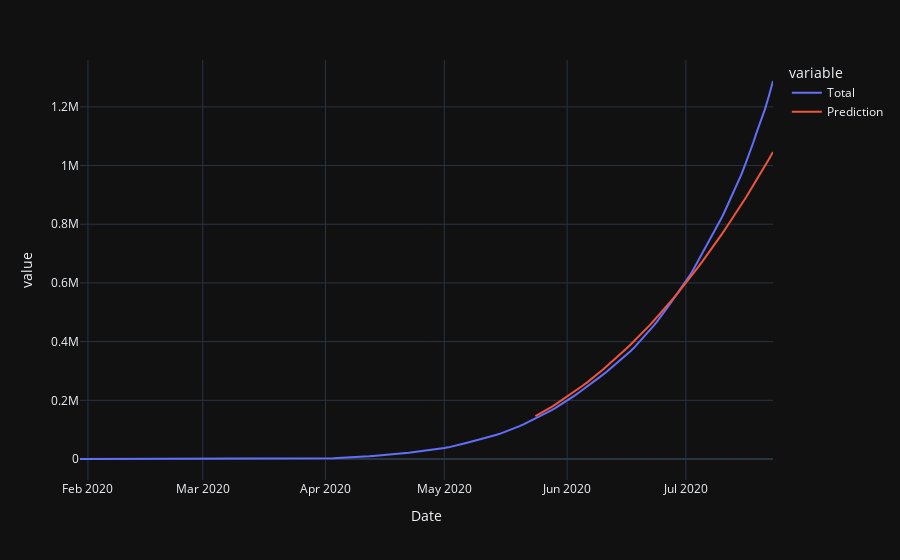

Write notebook code for a chart like this one.
### Code cell
split_date = pd.Timestamp('2020-05-24')
train,test=split_dataframe(split_date)
fig,future_forecast=forecast()
fig

### Figure 1 — Plotly figure (JSON) as saved in the notebook; plotly's stock layout.template omitted (floating-point values rounded to 4 significant figures; data arrays with more than 128 entries replaced by an {"elided": "..."} marker saying what was removed)
{"data": [{"hovertemplate": "variable=Total<br>Date=%{x}<br>value=%{y}<extra></extra>", "legendgroup": "Total", "line": {"color": "#636efa", "dash": "solid"}, "mode": "lines", "name": "Total", "orientation": "v", "showlegend": true, "type": "scatter", "x": {"elided": "176 str values"}, "xaxis": "x", "y": {"elided": "176 int values"}, "yaxis": "y"}, {"hovertemplate": "variable=Prediction<br>Date=%{x}<br>value=%{y}<extra></extra>", "legendgroup": "Prediction", "line": {"color": "#EF553B", "dash": "solid"}, "mode": "lines", "name": "Prediction", "orientation": "v", "showlegend": true, "type": "scatter", "x": {"elided": "176 str values"}, "xaxis": "x", "y": {"elided": "176 float values"}, "yaxis": "y"}], "layout": {"legend": {"title": {"text": "variable"}, "tracegroupgap": 0}, "margin": {"t": 60}, "xaxis": {"anchor": "y", "domain": [0, 1], "title": {"text": "Date"}}, "yaxis": {"anchor": "x", "domain": [0, 1], "title": {"text": "value"}}}}
